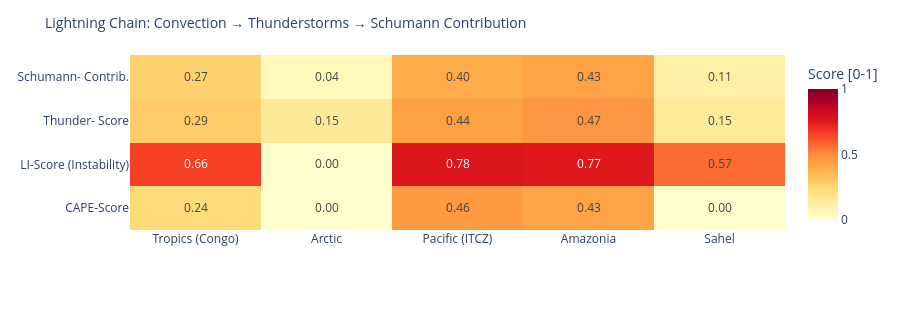

Notebook source saved alongside this figure:
### Code cell
# ============================================================
# LIGHTNING CHAIN: Convection → Thunderstorms → Schumann
# Shows the causal chain per measurement point as heatmap
# ============================================================

def cape_score(v):
    """CAPE → normalized score [0,1]"""
    if v is None or pd.isna(v): return 0.0
    return min(1.0, float(v) / 3000)

def li_score(v):
    """Lifted Index: negative = unstable → score [0,1]"""
    if v is None or pd.isna(v): return 0.3
    return min(1.0, max(0.0, (-float(v) + 6) / 12))

def cloud_score(v):
    if v is None or pd.isna(v): return 0.3
    return float(v) / 100

def thunder_score(row):
    """Kombinierter Gewitterwahrscheinlichkeits-Score
    CAPE + LI + Bedeckung + WMO-Gewitter + konvektiver Niederschlag (showers)
    Hinweis: X-Ray und Kp sind kein Bestandteil – nur geomagn./solarer Kontext.
    """
    cs = cape_score(row.get('cape'))
    ls = li_score(row.get('li'))
    cl = cloud_score(row.get('cloud'))
    t  = 1.0 if row.get('thunderstorm') else 0.0
    # Convective precipitation (showers) as additional indicator
    sh = min(1.0, (row.get('showers') or 0) / 5.0)
    return round(cs * 0.30 + ls * 0.25 + cl * 0.15 + t * 0.20 + sh * 0.10, 3)

def schumann_contribution(t_score, lat):
    """Schumann contribution: higher in tropics (±30°), scaled by thunderstorm score"""
    lat_weight = max(0.3, 1.0 - abs(lat) / 60)
    return round(t_score * lat_weight, 3)

df_atm['cape_score']   = df_atm.apply(lambda r: cape_score(r['cape']), axis=1)
df_atm['li_score']     = df_atm.apply(lambda r: li_score(r['li']),    axis=1)
df_atm['thunder_score']= df_atm.apply(lambda r: thunder_score(r.to_dict()), axis=1)
df_atm['schumann_contribution'] = df_atm.apply(
    lambda r: schumann_contribution(r['thunder_score'], r['lat']), axis=1)

metrics = ['cape_score', 'li_score', 'thunder_score', 'schumann_contribution']
labels  = ['CAPE-Score', 'LI-Score\n(Instability)', 'Thunder-\nScore', 'Schumann-\nContrib.']
z_data  = [df_atm[m].tolist() for m in metrics]

fig = go.Figure(go.Heatmap(
    z=z_data,
    x=df_atm['point'].tolist(),
    y=labels,
    colorscale='YlOrRd',
    zmin=0, zmax=1,
    text=[[f'{v:.2f}' for v in row] for row in z_data],
    texttemplate='%{text}', textfont=dict(size=12),
    colorbar=dict(title='Score [0-1]')
))
fig.update_layout(
    title=dict(text='Lightning Chain: Convection → Thunderstorms → Schumann Contribution', font=dict(size=14)),
    height=310,
    plot_bgcolor='rgba(0,0,0,0)', paper_bgcolor='rgba(0,0,0,0)',
    margin=dict(l=130, r=80, t=55, b=80)
)
fig.show()

### Figure 1 — Plotly figure (JSON) as saved in the notebook; plotly's stock layout.template omitted (floating-point values rounded to 4 significant figures)
{"data": [{"colorbar": {"title": {"text": "Score [0-1]"}}, "colorscale": [[0.0, "rgb(255,255,204)"], [0.125, "rgb(255,237,160)"], [0.25, "rgb(254,217,118)"], [0.375, "rgb(254,178,76)"], [0.5, "rgb(253,141,60)"], [0.625, "rgb(252,78,42)"], [0.75, "rgb(227,26,28)"], [0.875, "rgb(189,0,38)"], [1.0, "rgb(128,0,38)"]], "text": [["0.24", "0.00", "0.46", "0.43", "0.00"], ["0.66", "0.00", "0.78", "0.77", "0.57"], ["0.29", "0.15", "0.44", "0.47", "0.15"], ["0.27", "0.04", "0.40", "0.43", "0.11"]], "textfont": {"size": 12}, "texttemplate": "%{text}", "type": "heatmap", "x": ["Tropics (Congo)", "Arctic", "Pacific (ITCZ)", "Amazonia", "Sahel"], "y": ["CAPE-Score", "LI-Score\n(Instability)", "Thunder-\nScore", "Schumann-\nContrib."], "z": [[0.24, 0.0, 0.4567, 0.4267, 0.003333], [0.6583, 0.0, 0.775, 0.7667, 0.5667], [0.294, 0.15, 0.436, 0.468, 0.146], [0.274, 0.045, 0.4, 0.429, 0.114]], "zmax": 1, "zmin": 0}], "layout": {"height": 310, "margin": {"b": 80, "l": 130, "r": 80, "t": 55}, "paper_bgcolor": "rgba(0,0,0,0)", "plot_bgcolor": "rgba(0,0,0,0)", "title": {"font": {"size": 14}, "text": "Lightning Chain: Convection → Thunderstorms → Schumann Contribution"}}}
